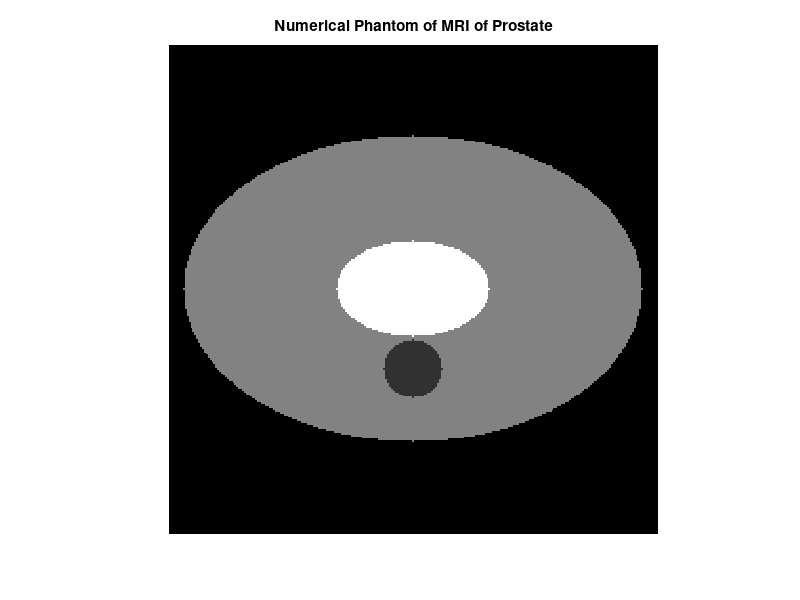
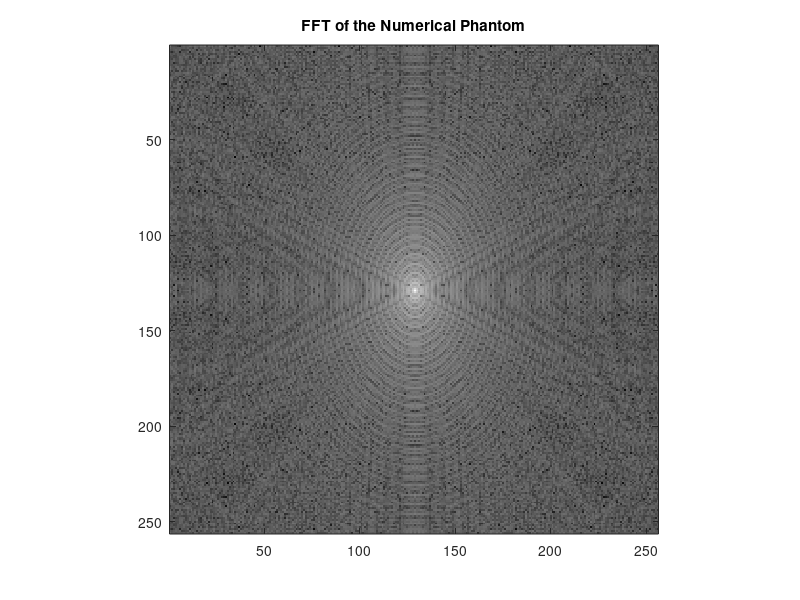
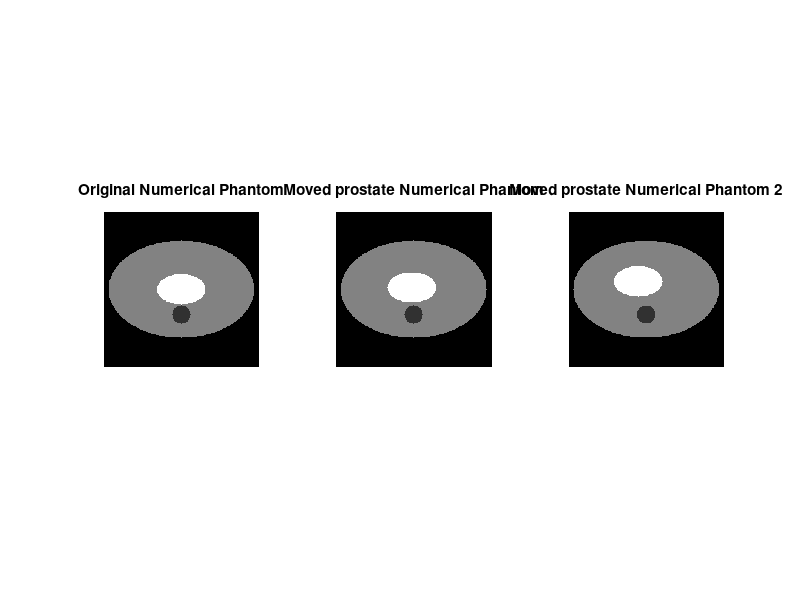
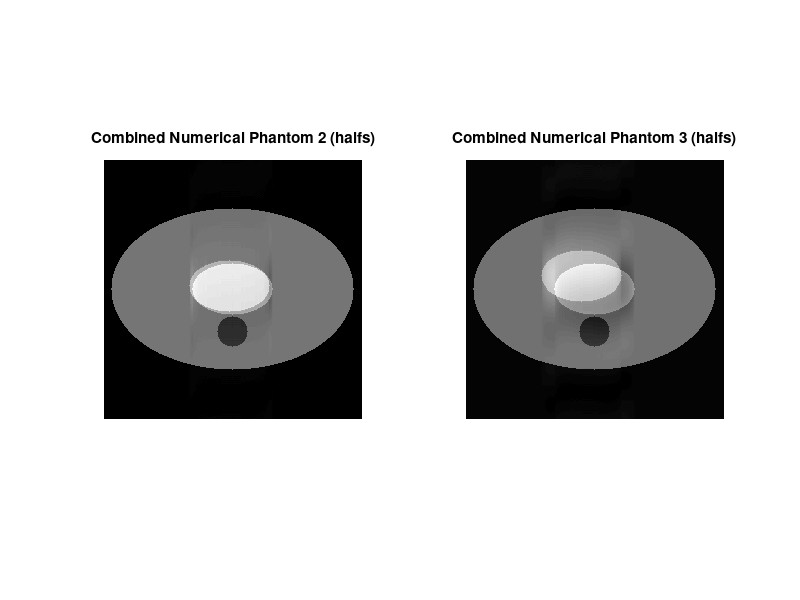

Source code (MATLAB) for these figures, in order: (Note: this script raises an error after producing the figures.)
clc;
clear all;
close all;

%% Numerical Phantom creation
% Define parameters
image_size = [256, 256]; % Image size
body_center = [128, 128]; % Center of the body contour ellipse
body_axis_lengths = [80, 120]; % Major and minor axis lengths of the body contour ellipse
prostate_center = [128, 128]; % Center of the prostate
prostate_axis_lengths = [40, 25]; % Major and minor axis lengths of the prostate ellipse
rectum_center = [128, 170]; % Center of the rectum circle
rectum_radius = 15; % Radius of the rectum circle
prostate_intensity = 200; % Intensity of the prostate region
body_intensity = 150; % Intensity of the body contour
rectum_intensity = 120; % Intensity of the rectum region
background_intensity = 100; % Intensity of the background

% Create grid
[X, Y] = meshgrid(1:image_size(2), 1:image_size(1));

% Generate ellipse representing body contour
body_mask = ((Y - body_center(1)) / body_axis_lengths(1)).^2 + ...
    ((X - body_center(2)) / body_axis_lengths(2)).^2 <= 1;

% Generate ellipse representing prostate
prostate_mask = ((X - prostate_center(1)) / prostate_axis_lengths(1)).^2 + ...
    ((Y - prostate_center(2)) / prostate_axis_lengths(2)).^2 <= 1;

% Generate circle representing rectum
[x_circle, y_circle] = meshgrid(1:image_size(2), 1:image_size(1));
rectum_mask = (x_circle - rectum_center(1)).^2 + (y_circle - rectum_center(2)).^2 <= rectum_radius^2;

% Create numerical phantom
numerical_phantom = background_intensity * ones(image_size);
numerical_phantom(body_mask) = body_intensity;
numerical_phantom(prostate_mask) = prostate_intensity;
numerical_phantom(rectum_mask) = rectum_intensity;

% Displaying numerical phantom image
figure;
imshow(numerical_phantom, []);
title('Numerical Phantom of MRI of Prostate');

% Computing FFT of the numerical phantom
numerical_phantom_fft = fftshift(fft2(ifftshift(numerical_phantom)));

% Displaying FFT
figure;
imagesc(log(abs(numerical_phantom_fft) + 1));
colormap('gray');
axis square;
title('FFT of the Numerical Phantom');

%% Generating motion to numerical phantom
prostate_center2 = [125, 125]; % Center of the prostate
prostate_center3 = [115, 115];

% Generate ellipse representing prostate
prostate_mask2 = ((X - prostate_center2(1)) / prostate_axis_lengths(1)).^2 + ...
    ((Y - prostate_center2(2)) / prostate_axis_lengths(2)).^2 <= 1;
numerical_phantom2 = background_intensity * ones(image_size);
prostate_mask3 = ((X - prostate_center3(1)) / prostate_axis_lengths(1)).^2 + ...
    ((Y - prostate_center3(2)) / prostate_axis_lengths(2)).^2 <= 1;
numerical_phantom3 = background_intensity * ones(image_size);


%Creating motion numerical phantom
numerical_phantom2(body_mask) = body_intensity;
numerical_phantom2(prostate_mask2) = prostate_intensity;
numerical_phantom2(rectum_mask) = rectum_intensity;
numerical_phantom3(body_mask) = body_intensity;
numerical_phantom3(prostate_mask3) = prostate_intensity;
numerical_phantom3(rectum_mask) = rectum_intensity;

% Computing FFT of the numerical phantom
numerical_phantom_fft2 = fftshift(fft2(ifftshift(numerical_phantom2)));
numerical_phantom_fft3 = fftshift(fft2(ifftshift(numerical_phantom3)));

% Displaying numerical phantom image
figure;
% Display numerical_phantom and numerical_phantom2 on the same figure
subplot(1, 3, 1);
imshow(numerical_phantom, []);
title('Original Numerical Phantom');
subplot(1, 3, 2);
imshow(numerical_phantom2, []);
title('Moved prostate Numerical Phantom');
subplot(1, 3, 3);
imshow(numerical_phantom3, []);
title('Moved prostate Numerical Phantom 2');


%Taking half of one image and half of the other
combined_image_fft2 = zeros(size(numerical_phantom_fft));% Initialize a new image to store the combined image
combined_image_fft3 = zeros(size(numerical_phantom_fft));% Initialize a new image to store the combined image
for row = 1:size(numerical_phantom_fft, 1)
    % Copy rows from numerical_phantom for the upper half
    if row <= 125
        combined_image_fft2(row, :) = numerical_phantom_fft(row, :);
        combined_image_fft3(row, :) = numerical_phantom_fft(row, :);
    % Copy rows from numerical_phantom2 for the lower half
    else
        combined_image_fft2(row, :) = numerical_phantom_fft2(row, :);
        combined_image_fft3(row, :) = numerical_phantom_fft3(row, :);
    end
end
combined_image2 = fftshift(ifft2(ifftshift(combined_image_fft2)));
combined_image3 = fftshift(ifft2(ifftshift(combined_image_fft3)));


% %Taking even and odd elements of images
% combined_image2 = zeros(size(numerical_phantom));% Initializing the new image
% 
% for row = 1:size(numerical_phantom, 1)
%     if mod(row, 2) == 1 %Calculating the modulus to keep only odd rows from numerical_phantom
%         combined_image2(row, :) = numerical_phantom(row, :);
%     else %Keeping the even rows from numerical_phantom2
%         combined_image2(row, :) = numerical_phantom2(row, :);
%     end
% end

% Display the combined images
figure;
subplot(1, 2, 1);
imshow(abs(combined_image2), []);
title('Combined Numerical Phantom 2 (halfs)');
subplot(1, 2, 2);
imshow(abs(combined_image3), []);
title('Combined Numerical Phantom 3 (halfs)');
% imshow(combined_image2, []);
% title('Combined Numerical Phantoms (Odd and even rows)');

%% Creating additional motion numerical phantoms
% Loop increasing the displacement and plot

I = mat2gray(numerical_phantom,[0,256]);
Ge = entropy(I);
phi_x=[];
[X, Y] = meshgrid(1:image_size(2), 1:image_size(1));

for index_i=0:15
    
    prostate_centeri = [128-index_i, 128-index_i];
    prostate_maski = ((X - prostate_centeri(1)) / prostate_axis_lengths(1)).^2 + ...
    ((Y - prostate_centeri(2)) / prostate_axis_lengths(2)).^2 <= 1;
    numerical_phantom_i = background_intensity * ones(image_size);
    %Creating motion numerical phantom
    numerical_phantom_i(body_mask) = body_intensity;
    numerical_phantom_i(prostate_maski) = prostate_intensity;
    numerical_phantom_i(rectum_mask) = rectum_intensity;
    % Computing FFT of the numerical phantom
    numerical_phantom_fft_i = fftshift(fft2(ifftshift(numerical_phantom_i)));

    %Taking half of one image and half of the other
    combined_image_fft_i = zeros(size(numerical_phantom_fft));% Initialize a new image to store the combined image
    for row = 1:size(numerical_phantom_fft, 1)
        % Copy rows from numerical_phantom for the upper half
        if row <= 125
            combined_image_fft_i(row, :) = numerical_phantom_fft(row, :);
        % Copy rows from numerical_phantom2 for the lower half
        else
            combined_image_fft_i(row, :) = numerical_phantom_fft_i(row, :);
        end
    end
    combined_image_i = fftshift(ifft2(ifftshift(combined_image_fft_i)));
    
    % Gradient Entropy (normalised)
    I_i = mat2gray(abs(combined_image_i),[0,256]);
    Ge_i = entropy(I_i);
    phi_x(index_i+1) = Ge_i;

end
figure;
imshow(combined_image_i, []);

%Plotting the graph for variable displacement
pixel_displacement=0:15;
figure
plot(pixel_displacement,phi_x)
title('Entropy as a function of prostate displacement', 'FontSize', 20)
xlabel('Displacement of the prostate (in pixels)', 'FontSize', 18)
ylabel('Entropy quality metric', 'FontSize', 18)
set(gca, 'FontSize', 16);   

%% Loop for fixed x different rows
phi_fixedx=[];
for index_row=1:255
    for row = 1:size(numerical_phantom_fft, 1)
        % Copy rows from numerical_phantom for the upper half
        if row <= index_row
            combined_image_fft_fixedx(row, :) = numerical_phantom_fft(row, :);
        % Copy rows from numerical_phantom2 for the lower half
        else
            combined_image_fft_fixedx(row, :) = numerical_phantom_fft2(row, :);
        end
    end
    combined_image_fixedx = fftshift(ifft2(ifftshift(combined_image_fft_fixedx)));
    
    % Gradient Entropy, normalised?
    I_fixedx = mat2gray(abs(combined_image_fixedx),[0,256]);
    Ge_fixedx = entropy(I_fixedx);
    phi_fixedx(index_row) = Ge_fixedx;
end
%Plotting the graph for variable displacement
row_number=1:255;
figure
plot(row_number,phi_fixedx)
title('Entropy as a function of row number in which images were combined')
xlabel('Row number')
ylabel('Entropy quality metric')


%Creating a graph showing the displacement as a function of time (abrupt change)


%Graph showing proportion of rows from each image (linear relationship)


%% Applying evaluation of motion metrics


% Gradient
I = mat2gray(numerical_phantom,[0,256]);
[Gx,Gy] = imgradientxy(I,'central');
f1=sum(abs(Gy),'all');% divide to normalise by mean pixel value
I2 = mat2gray(real(combined_image2),[0,256]);%Add max and min possible for that image? [amin amax]
[Gx2,Gy2] = imgradientxy(I2,'central');
f1_2=sum(abs(Gy2),'all');% divide to normalise by mean(real(combined_image2),'all') ?
I3 = mat2gray(real(combined_image3),[0,256]);
[Gx3,Gy3] = imgradientxy(I3,'central');
f1_3=sum(abs(Gy3),'all');% divide to normalise by mean pixel value
f1_grad_images=[f1; f1_2; f1_3];

%%
% figure
% imshow(I3,[])
%%

%Trying gradient of K-space calculation
IK = mat2gray(real(numerical_phantom_fft),[0,256]);
[Gxk,Gyk] = imgradientxy(IK,'central');
f1_fft=sum(abs(Gyk),'all')/mean(real(numerical_phantom_fft),'all');
IK2 = mat2gray(real(combined_image_fft2),[0,256]);
[Gxk2,Gyk2] = imgradientxy(IK2,'central');
f1_fft2=sum(abs(Gyk2),'all')/mean(real(combined_image_fft2),'all');
IK3 = mat2gray(real(combined_image_fft3),[0,256]);
[Gxk3,Gyk3] = imgradientxy(IK3,'central');
f1_fft3=sum(abs(Gyk3),'all')/mean(real(combined_image_fft3),'all');
f1_grad_kspace=[f1_fft; f1_fft2; f1_fft3];

%Possible normalisation strategies of the gradient





% grad=[1;0;-1];
% gradient_matrix=zeros(256,256);
% for i=1:256
%     for j=1:256
%         gradient_matrix(i,j)=sum(abs(grad*numerical_phantom_fft(i,j)));
%     end
% end
% numerical_phantom_corrected = ifftshift(ifft2(fftshift(gradient_matrix)));


% figure;
% subplot(1, 4, 1);
% imshow(numerical_phantom, []);
% title('Original Numerical Phantom');
% subplot(1, 4, 2);
% imshow(numerical_phantom_corrected, []);
% title('Motion corrected phantom');
% subplot(1, 4, 3);help 
% imagesc(log(abs(numerical_phantom_fft) + 1));
% colormap('gray');
% axis square;
% title('Original FFT phantom');
% subplot(1, 4, 4);
% imagesc(log(abs(gradient_matrix) + 1));
% colormap('gray');
% axis square;
% title('Motion corrected fft phantom');


% Display the gradient magnitude image
figure;
subplot(1,3,1)
imshow(Gy);
title('Gradient of Numerical Phantom no motion');
subplot(1,3,2)
imshow(Gy2);
title('Gradient of Numerical Phantom 2');
subplot(1,3,3)
imshow(Gy3);
title('Gradient of Numerical Phantom 3');

% Entropy
[h, binLocations]=imhist(I);
h(h==0) = []; %remove zero entries
h = h ./ numel(I); %normalising h
e=-sum(h.*log(h));

[h2, binLocations2]=imhist(I2);
h2(h2==0) = [];%remove zero entries
h2 = h2 ./ numel(I2);%normalising h
e2=-sum(h2.*log(h2));

[h3, binLocations3]=imhist(I3);
h3(h3==0) = [];%remove zero entries
h3 = h3 ./ numel(I3);%normalising h
e3=-sum(h3.*log(h3));
Entropy_phantom=[e; e2; e3];

% Entropy 2 (normalised)
Ge = entropy(I);
Ge2 = entropy(I2);
Ge3 = entropy(I3);
Entropy2_phantom=[Ge; Ge2; Ge3];

%Gradient Entropy
h_e=abs(Gy)./f1;
Grad_entropy=-sumabs(h_e.*log2(abs(h_e)));
h_e2=abs(Gy2)./f1_2;
Grad_entropy2=-sumabs(h_e2.*log2(abs(h_e2)));
h_e3=abs(Gy3)./f1_3;
Grad_entropy3=-sumabs(h_e3.*log2(abs(h_e3)));
Grad_Entropy_phantom=[Grad_entropy; Grad_entropy2; Grad_entropy3];
%plotting it to see what contributes to the metric
figure
subplot(1,3,1)
imshow(h_e.*log2(abs(h_e)),[])
title('No motion')
subplot(1,3,2)
imshow(h_e2.*log2(abs(h_e2)),[])
title('Some motion')
subplot(1,3,3)
imshow(h_e3.*log2(abs(h_e3)),[])
title('More motion')

%hmax(max(h_e2.*log2(abs(h_e2))))
B = imresize(mat2gray(h_e2.*log2(abs(h_e2))),[8 8]);
figure
imshow(B,[],InitialMagnification='fit')%make it bigger in display

%% Calculate the normalised gradient squared (R13)
F13_0=sum((abs(Gy)./sum(abs(Gy),'all')).^2,'all');
F13_2=sum((abs(Gy2)./sum(abs(Gy2),'all')).^2,'all');
F13_3=sum((abs(Gy3)./sum(abs(Gy3),'all')).^2,'all');
Norm_Grad_squared=[F13_0; F13_2; F13_3];

% Laplacian 1
Laplace=[-1 -2 -1; -2 12 -2; -1 -2 -1];
k1_I=sumabs(conv2(I, Laplace, 'same'));
k1_I2=sumabs(conv2(I2, Laplace, 'same'));
k1_I3=sumabs(conv2(I3, Laplace, 'same'));
Laplacian1=[k1_I;k1_I2;k1_I3];

% Laplacian 2
Laplace2=[0 1 0; 1 -4 1; 0 1 0];
k2_I=sumabs(conv2(I, Laplace2, 'same'));
k2_I2=sumabs(conv2(I2, Laplace2, 'same'));
k2_I3=sumabs(conv2(I3, Laplace2, 'same'));
Laplacian2=[k2_I;k2_I2;k2_I3];

% Autocorrelation 1
for AC_index=1:256
    for AC_indexj=1:256
        if AC_indexj+2<256%How should I handel edge cases?
            Plus1(AC_index,AC_indexj)=I(AC_index,AC_indexj)*I(AC_index,AC_indexj+1);
            Plus1_2(AC_index,AC_indexj)=I2(AC_index,AC_indexj)*I2(AC_index,AC_indexj+1);
            Plus1_3(AC_index,AC_indexj)=I3(AC_index,AC_indexj)*I3(AC_index,AC_indexj+1);
        end
        if AC_indexj+2<256
            Plus2(AC_index,AC_indexj)=I(AC_index,AC_indexj)*I(AC_index,AC_indexj+2);
            Plus2_2(AC_index,AC_indexj)=I2(AC_index,AC_indexj)*I2(AC_index,AC_indexj+2);
            Plus2_3(AC_index,AC_indexj)=I3(AC_index,AC_indexj)*I3(AC_index,AC_indexj+2);
        end
    end    
end
Auto_correct_1=sum(I.^2,'all')-sum(Plus1,'all');
Auto_correct_1_2=sum(I2.^2,'all')-sum(Plus1_2,'all');
Auto_correct_1_3=sum(I3.^2,'all')-sum(Plus1_3,'all');
Auto_Correlation_1=[Auto_correct_1;Auto_correct_1_2;Auto_correct_1_3];

% Autocorrelation 2
Auto_correct_2=sum(Plus1,'all')-sum(Plus2,'all');
Auto_correct_2_2=sum(Plus1_2,'all')-sum(Plus2_2,'all');
Auto_correct_2_3=sum(Plus1_2,'all')-sum(Plus2_3,'all');
Auto_Correlation_2=[Auto_correct_2;Auto_correct_2_2;Auto_correct_2_3];

%Cube of Normalised intensities
CNI=sum((I./sum(I,'all'))^3,'all')
CNI_2=sum((I2./sum(I2,'all'))^3,'all')
CNI_3=sum((I3./sum(I3,'all'))^3,'all')
Cube_norm_intensities=[CNI;CNI_2;CNI_3]

%Sum of squares Entropy normalisation (David's paper)
B_max=sqrt(sum(I.^2,'all'))
Entropy_SSnorm=-sum((I./B_max)*log(I./B_max),'all')
B_max2=sqrt(sum(I2.^2,'all'))
Entropy_SSnorm2=-sum((I2./B_max2)*log(I2./B_max2),'all')
B_max3=sqrt(sum(I3.^2,'all'))
Entropy_SSnorm3=-sum((I3./B_max3)*log(I3./B_max3),'all')
Sum_of_squares_Entropy=[Entropy_SSnorm;Entropy_SSnorm2;Entropy_SSnorm3]

%Creating a table summarising the metrics results
v=[{'No motion'};{'Little Motion'};{'Bigger motion'}];
Tab_metrics = table(v, f1_grad_images, f1_grad_kspace, Entropy_phantom, Entropy2_phantom, Grad_Entropy_phantom, Norm_Grad_squared,Laplacian1,Laplacian2,Auto_Correlation_1,Auto_Correlation_2,Cube_norm_intensities,Sum_of_squares_Entropy)
writetable(Tab_metrics,'Tablesdata.xlsx','Sheet',1,'Range','D1')


%Calculating the percentages
F1=100*(f1_grad_images-f1_grad_images(1))./f1_grad_images(1);
Entropy=100*(Entropy_phantom-Entropy_phantom(1))./Entropy_phantom(1);
Entropy2=100*(Entropy2_phantom-Entropy2_phantom(1))./Entropy2_phantom(1);
Grad_Entropy=100*(Grad_Entropy_phantom-Grad_Entropy_phantom(1))./Grad_Entropy_phantom(1);
Norm_Grad_sq=abs(100*(Norm_Grad_squared-Norm_Grad_squared(1))./Norm_Grad_squared(1));
Lapl1=100*(Laplacian1-Laplacian1(1))./Laplacian1(1);
Lapl2=100*(Laplacian2-Laplacian2(1))./Laplacian2(1);
AC1=abs(100*(Auto_Correlation_1-Auto_Correlation_1(1))./Auto_Correlation_1(1));
AC2=abs(100*(Auto_Correlation_2-Auto_Correlation_2(1))./Auto_Correlation_2(1));
Cube_norm=100*(Cube_norm_intensities-Cube_norm_intensities(1))./Cube_norm_intensities(1);
SumSquaresEntropy=100*(Sum_of_squares_Entropy-Sum_of_squares_Entropy(1))./Sum_of_squares_Entropy(1);

Tab_metrics2 = table(v, F1, Entropy, Entropy2, Grad_Entropy, Norm_Grad_sq,Lapl1,Lapl2,AC1,AC2,Cube_norm,SumSquaresEntropy)
writetable(Tab_metrics2,'Tablesdata.xlsx','Sheet',2,'Range','D1')
%Present and compare data(export to excel?)

%Calculating how each metric is performing to compare them (calculate M?)


%% Rajski cost function
Rajski_CF=1-I./Ge;
Rajski_CF2=1-I2./Ge2;
Rajski_CF3=1-I3./Ge3;

%% Opening up real world images

%Open and loading images (use dicom functions)
collection_data = dicomCollection('/Users/jaime/Library/CloudStorage/OneDrive-SharedLibraries-UniversityCollegeLondon/Atkinson, David - Jaime_shared/DataForJaime/inn129/DICOM/I12');
%Using dicombrowser to export the volume to workspace (V)
%dicomBrowser('/Users/jaime/Library/CloudStorage/OneDrive-SharedLibraries-UniversityCollegeLondon/Atkinson, David - Jaime_shared/DataForJaime/inn129/DICOM/I12')
%Displaying image on MATLAB, The dimensions of V are [rows, columns, samples, slices]
V12 = dicomreadVolume('/Users/jaime/Library/CloudStorage/OneDrive-SharedLibraries-UniversityCollegeLondon/Atkinson, David - Jaime_shared/DataForJaime/inn129/DICOM/I12');
V14 = dicomreadVolume('/Users/jaime/Library/CloudStorage/OneDrive-SharedLibraries-UniversityCollegeLondon/Atkinson, David - Jaime_shared/DataForJaime/inn129/DICOM/I14');%no motion

figure;
image1=V12(:,:,1,20);
image2=V14(:,:,1,20);
subplot(1,2,1)
imshow(image1,[])
subplot(1,2,2)
imshow(image2,[])


%Define a ROI for each image or set of images
r1 = drawrectangle();
position=r1.Position;
%Convert the position to integer coordinates
x = round(position(1));
y = round(position(2));
width = round(position(3));
height = round(position(4));
% Create a binary mask of the ROI
mask = createMask(r1);
% Extract the ROI from the original image
roi_image12 = image1(y:y+height-1, x:x+width-1, :);
roi_image14 = image2(y:y+height-1, x:x+width-1, :);
% Display the ROI image
figure;
tiledlayout(1,2,'TileSpacing','Compact');
%subplot(1,2,1)
nexttile
imshow(roi_image12,[]);
title('ROI Image 12');
%subplot(1,2,2)
nexttile
imshow(roi_image14,[]);
title('ROI Image 14');



%% Evaluate motion metrics in real world data (repeat previous metrics on MRI images)
% Gradient Entropy (normalised)
I_inn129_12 = mat2gray((roi_image12),[0,256]);
Ge_inn129_12 = entropy(I_inn129_12);
I_inn129_14 = mat2gray((roi_image14),[0,256]);
Ge_inn129_14 = entropy(I_inn129_14);

%Iterating over volume (from image 14 to 20)
image_12=V12(:,:,1,14:20);
image_14=V14(:,:,1,14:20);

Ge_12=[];
Ge_14=[];
Lapl1_12=[];
Lapl2_12=[];


Laplace=[-1 -2 -1; -2 12 -2; -1 -2 -1];
Laplace2=[0 1 0; 1 -4 1; 0 1 0];
I_14=[];
figure(100)
tiledlayout(2,7,'TileSpacing','Compact');
for index=1:7
    roi_images_12 = image_12(y:y+height-1, x:x+width-1, :,index);
    roi_images_14= image_14(y:y+height-1, x:x+width-1, :,index);
    
    %Plot all ROI images to see where the problem can be
    %subplot(2,7,index)
    nexttile(index)
    imshow(roi_images_12,[]);
    title(sprintf('Slice %d', index))
    hold on;
    %subplot(2,7,index+7)
    nexttile(index+7)
    imshow(roi_images_14,[]);
    title(sprintf('Slice %d', index))
    %h1 = text(-0.25, 0.5,'row 1');

    I_12 = mat2gray((roi_images_12),[0,512]);
    Ge_12(index) = entropy(I_12);
    Lapl1_12(index)=sumabs(conv2(I_12, Laplace, 'same'));
    Lapl2_12(index)=sumabs(conv2(I_12, Laplace2, 'same'));
    
    [Gx,Gy] = imgradientxy(I_12,'central');
    f1=sum(abs(Gy),'all');
    h_e=abs(Gy)./f1;
    Grad_entropy_12(index)=-sumabs(h_e.*log2(abs(h_e)));
    %Calculating the normalised gradient square
    Norm_Grad_sq_12(index)=sum((abs(Gy)./sum(abs(Gy),'all')).^2,'all');

    I_14 = mat2gray((roi_images_14),[0,512]);
    Ge_14(index) = entropy(I_14);
    Lapl1_14(index)=sumabs(conv2(I_14, Laplace, 'same'));
    Lapl2_14(index)=sumabs(conv2(I_14, Laplace2, 'same'));

    [Gx,Gy] = imgradientxy(I_14,'central');
    f1=sum(abs(Gy),'all');
    h_e=abs(Gy)./f1;
    Grad_entropy_14(index)=-sumabs(h_e.*log2(abs(h_e)));
    Norm_Grad_sq_14(index)=sum((abs(Gy)./sum(abs(Gy),'all')).^2,'all');





end

%Plotting those examples
figure(101)
plot(14:20,Ge_12)
hold;
plot(14:20,Ge_14)
title('Plot of Entropy for each slice')
xlabel('Slice number')
ylabel('Entropy')
ax = gca;
ax.FontSize = 17; 

%put a circle to indicate each motion in the plot
X=[14 16 18 20];
Y=[Ge_12(1) Ge_12(3) Ge_12(5) Ge_12(7)];
plot(X,Y,'o','MarkerEdgeColor','k','MarkerSize',15)


%Plotting other metrics (Laplacian, Grad entropy, AC2)
figure(102)
plot(14:20,Lapl1_12)
hold on;
plot(14:20,Lapl1_14)
hold on;
title('Plot of Laplace 1 metric for each slice')
xlabel('Slice number')
ylabel('Laplcae 1 metric')
Y=[Lapl1_12(1) Lapl1_12(3) Lapl1_12(5) Lapl1_12(7)];
plot(X,Y,'o','MarkerEdgeColor','k','MarkerSize',15)
ax = gca;
ax.FontSize = 17; 

% figure(103)
% plot(14:20,Lapl2_12)
% hold;
% plot(14:20,Lapl2_14)
% title('Plot of Laplace 2 metric for each slice')
% xlabel('Slice number')
% ylabel('Laplcae 2 metric')

figure(104)
plot(14:20,Grad_entropy_12)
hold;
plot(14:20,Grad_entropy_14)
title('Plot of Gradient Entropy metric for each slice')
xlabel('Slice number')
ylabel('Gradient entropy metric')
X=[14 16 18 20];
Y=[Grad_entropy_12(1) Grad_entropy_12(3) Grad_entropy_12(5) Grad_entropy_12(7)];
plot(X,Y,'o','MarkerEdgeColor','k','MarkerSize',15)
% legend('I12','I14','motion')
ax = gca;
ax.FontSize = 17; 

figure(105)
plot(14:20,Norm_Grad_sq_12)
hold;
plot(14:20,Norm_Grad_sq_14)
title('Plot of Normalised Gradient squared for each slice')
xlabel('Slice number')
ylabel('Normalised Gradient squared metric')
X=[14 16 18 20];
Y=[Norm_Grad_sq_12(1) Norm_Grad_sq_12(3) Norm_Grad_sq_12(5) Norm_Grad_sq_12(7)];
plot(X,Y,'o','MarkerEdgeColor','k','MarkerSize',15)
% legend('I12','I14','motion')
ax = gca;
ax.FontSize = 17; 
%% See contribution to metric in blocs (compare motion and no motion)
%Gradient contribution in blocs
[Gx12,Gy12] = imgradientxy(I_12,'central');
h_ee2=abs(I_12)./sum(abs(I_12),'all');
max(max(h_ee2.*log2(abs(h_ee2))));
B2 = mat2gray(h_ee2.*log2(abs(h_ee2)));
figure
imshow(B2,[],InitialMagnification='fit')%make it bigger in display

figure
imshow(I_12,[])
%% use other metrics for same ROI
Laplace=[-1 -2 -1; -2 12 -2; -1 -2 -1];
Laplace2=[0 1 0; 1 -4 1; 0 1 0];


Metrics_12=zeros(7,8);
Metrics_14=zeros(7,8);
for index=1:7
    roi_images_12 = image_12(y:y+height-1, x:x+width-1, :,index);
    roi_images_14= image_14(y:y+height-1, x:x+width-1, :,index);
    I_12 = mat2gray((roi_images_12),[0,512]);
    I_14 = mat2gray((roi_images_14),[0,512]);
    [Gx_12,Gy_12] = imgradientxy(I_12,'central');
    [Gx_14,Gy_14] = imgradientxy(I_14,'central');
    %Normalised Gradient Squared
    Metrics_12(index,1) = sum((abs(Gy_12)./sum(abs(Gy_12),'all')).^2,'all');
    Metrics_14(index,1) = sum((abs(Gy_14)./sum(abs(Gy_14),'all')).^2,'all');
    % Laplacian 1
    Metrics_12(index,2) = sumabs(conv2(I_12, Laplace, 'same'));
    Metrics_14(index,2) = sumabs(conv2(I_14, Laplace, 'same'));
    % Laplacian 2
    Metrics_12(index,3) = sumabs(conv2(I_12, Laplace2, 'same'));
    Metrics_14(index,3) = sumabs(conv2(I_14, Laplace2, 'same'));
    
    %Cube of Normalised intensities,only for squared
    %matrix?
    %Metrics_12(index,4) = sum((I_12./sum(I_12,'all'))^3,'all');
    %Metrics_14(index,4) = sum((I_14./sum(I_14,'all'))^3,'all');
    
    %Sum of squares Entropy normalisation (David's paper), only for squared
    %matrix?
    B_max_12=sqrt(sum(I_12.^2,'all'));
    %Metrics_12(index,5) =-sum((I_12./B_max_12)*log(I_12./B_max_12),'all');
    B_max_hel14=sqrt(sum(I_14.^2,'all'));
    %Metrics_14(index,5) =-sum((I_14./B_max_14)*log(I_14./B_max_14),'all');
    
    %Autocorrelation 1
    a=size(I_12);
    for AC_index=1:a(1)
        for AC_indexj=1:a(2)
            if AC_indexj+2<a(2)%How should I handle edge cases?
                Plus1_12(AC_index,AC_indexj)=I_12(AC_index,AC_indexj)*I_12(AC_index,AC_indexj+1);
                Plus1_14(AC_index,AC_indexj)=I_14(AC_index,AC_indexj)*I_14(AC_index,AC_indexj+1);
            end
            if AC_indexj+2<a(2)
                Plus2_12(AC_index,AC_indexj)=I_12(AC_index,AC_indexj)*I_12(AC_index,AC_indexj+2);
                Plus2_14(AC_index,AC_indexj)=I_14(AC_index,AC_indexj)*I_14(AC_index,AC_indexj+2);
            end
        end    
    end
    Metrics_12(index,6)=sum(I_12.^2,'all')-sum(Plus1_12,'all');
    Metrics_14(index,6)=sum(I_14.^2,'all')-sum(Plus1_14,'all');
    %Autocorrelation 2
    Metrics_12(index,7) = sum(Plus1_12,'all')-sum(Plus2_12,'all');
    Metrics_14(index,7) = sum(Plus1_14,'all')-sum(Plus2_14,'all');
    
    %Gradient

end
%plot all metrics in a unique graph

%Plot slice vs motion score? How to calculate the motion score?


%% Calculate the same metrics for the whole image
figure(102)
tl = tiledlayout(2,7,'TileSpacing','Compact');
for index=1:7
    images_12 = image_12(:, :, :,index);
    images_14= image_14(:, :, :,index);
    
    %Plot all ROI images to see where the problem can be
    %subplot(2,7,index)
    nexttile(index)
    imshow(images_12,[]);
    title(sprintf('Slice %d', index))
    %subplot(2,7,index+7)
    nexttile(index+7)
    imshow(images_14,[]);
    title(sprintf('Slice %d', index))
    %h1 = text(-0.25, 0.5,'row 1');

    I_im_12 = mat2gray(images_12,[0,512]);
    Ge_im_12(index) = entropy(I_im_12);
    I_im_14 = mat2gray(images_14,[0,512]);
    Ge_im_14(index) = entropy(I_im_14);
end
%Plotting those examples
figure(103)
plot(14:20,Ge_im_12)
hold;
plot(14:20,Ge_im_14)
title('Plot of Entropy for each slice')
xlabel('Slice number')
ylabel('Entropy')

%put a circle to indicate each motion in the plot
X1=[14 16 18 20];
Y1=[Ge_im_12(1) Ge_im_12(3) Ge_im_12(5) Ge_im_12(7)];
plot(X1,Y1,'o','MarkerEdgeColor','k','MarkerSize',15)
legend('I12','I14','motion')

%Creating a table summarising the metrics results
v1=transpose(14:20);